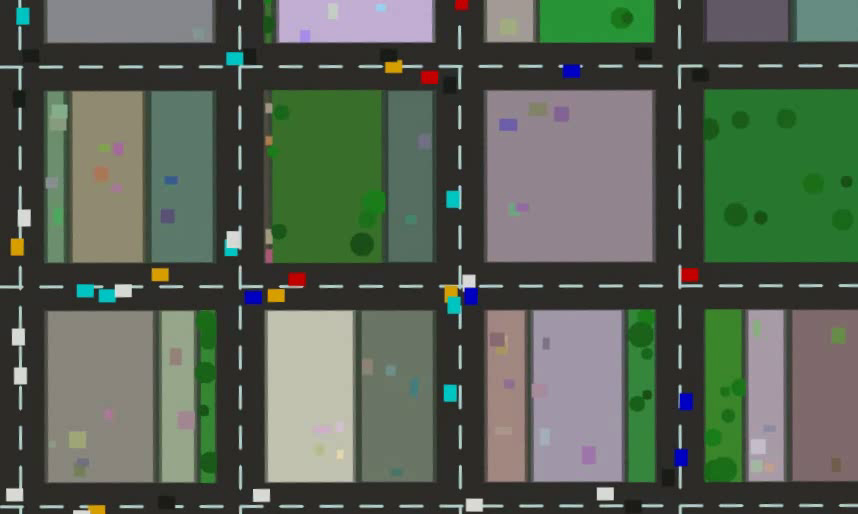
#> input picture frame 24 of _t.mp4, 858 x 514 px, given in place of shaky_drone.mp4, which was not available
$ python _sweep.py
#> lines starting #> are read from the running program, lines starting #| are printed output that depends on the picture; pictures that were not available may be replaced by others from this repository, and a replacement may not be noted
### drone_stabilizer/video_io.py
from __future__ import annotations

import cv2
import numpy as np
from pathlib import Path
from typing import Generator, Optional, Tuple


class VideoReader:
    def __init__(self, path: str | Path) -> None:
        self.path = str(path)
        self._cap = cv2.VideoCapture(self.path)
        if not self._cap.isOpened():
            raise IOError(f"Cannot open video: {self.path}")

    @property
    def fps(self) -> float:
        return self._cap.get(cv2.CAP_PROP_FPS)

    @property
    def frame_count(self) -> int:
        return int(self._cap.get(cv2.CAP_PROP_FRAME_COUNT))

    @property
    def width(self) -> int:
        return int(self._cap.get(cv2.CAP_PROP_FRAME_WIDTH))

    @property
    def height(self) -> int:
        return int(self._cap.get(cv2.CAP_PROP_FRAME_HEIGHT))

    @property
    def size(self) -> Tuple[int, int]:
        return self.width, self.height

    def read(self) -> Optional[np.ndarray]:
        ok, frame = self._cap.read()
#> frame is the input picture: shape (514, 858, 3); mean B, G, R 83.2, 97.3, 86.9
        return frame if ok else None

    # [7 lines left out: function frames, not called in this run]

    def seek(self, frame_idx: int) -> None:
        self._cap.set(cv2.CAP_PROP_POS_FRAMES, frame_idx)

    def close(self) -> None:
        self._cap.release()

    def __enter__(self) -> "VideoReader":
        return self

    def __exit__(self, *_) -> None:
        self.close()

    def __len__(self) -> int:
        return self.frame_count


class VideoWriter:
    # [12 lines left out: function __init__, not called in this run]

    def write(self, frame: np.ndarray) -> None:
        self._writer.write(frame)

    def close(self) -> None:
        self._writer.release()

    def __enter__(self) -> "VideoWriter":
        return self

    def __exit__(self, *_) -> None:
        self.close()

### tests/test_pipeline.py
"""
End-to-end + unit tests for the drone stabilizer.

Run with:  python -m pytest tests/ -v
       or:  python tests/test_pipeline.py   (standalone, no pytest needed)
"""
from __future__ import annotations

import os
import sys
import tempfile

import cv2
import numpy as np

sys.path.insert(0, os.path.dirname(os.path.dirname(os.path.abspath(__file__))))

from drone_stabilizer.config import Config
from drone_stabilizer.cropper import compute_warp_crop_region
from drone_stabilizer.estimator import estimate_trajectory
from drone_stabilizer.main import run
from drone_stabilizer.smoother import smooth_trajectory
from drone_stabilizer.utils import compose_homography, decompose_homography
from drone_stabilizer.video_io import VideoReader


# --------------------------------------------------------------------------- #
# Synthetic fixtures
# --------------------------------------------------------------------------- #

# [42 lines left out: functions make_textured_frame, make_shaky_video, not called in this run]


# --------------------------------------------------------------------------- #
# Helpers
# --------------------------------------------------------------------------- #

def measure_shakiness(path: str) -> float:
    """
    Estimate residual camera shake as the std-dev of frame-to-frame
    translation magnitude, measured with phase correlation.
    """
    mags = []
    with VideoReader(path) as r:
        prev = r.read()
        prev_g = cv2.cvtColor(prev, cv2.COLOR_BGR2GRAY).astype(np.float32)
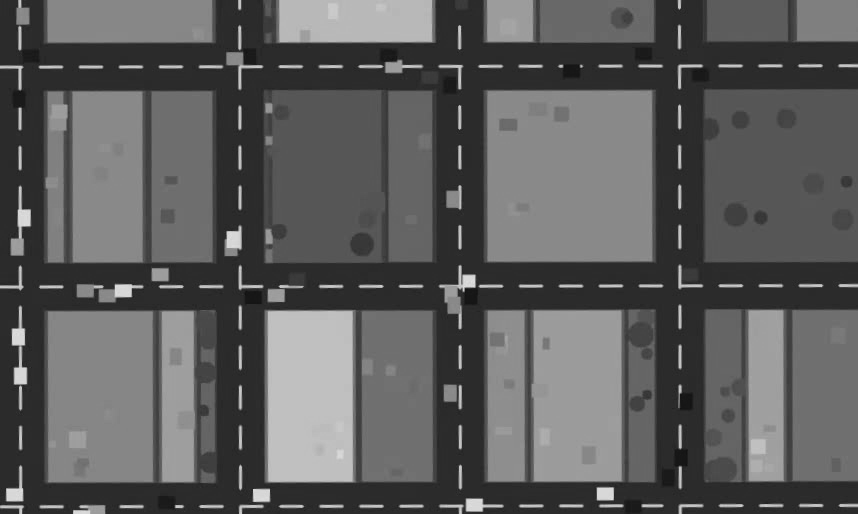
#> prev_g: shape (514, 858) float32; min 16, max 224, mean 92.5
        while True:
            f = r.read()
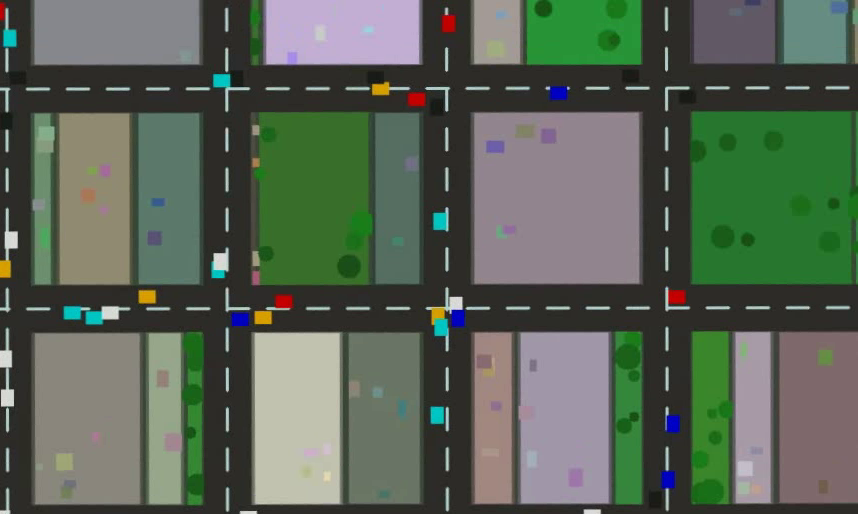
#> input picture frame 25 of _t.mp4, 858 x 514 px, given in place of shaky_drone.mp4, which was not available
#> in read, frame is the input picture: shape (514, 858, 3); mean B, G, R 85.7, 100.4, 89
            if f is None:
                break
            g = cv2.cvtColor(f, cv2.COLOR_BGR2GRAY).astype(np.float32)
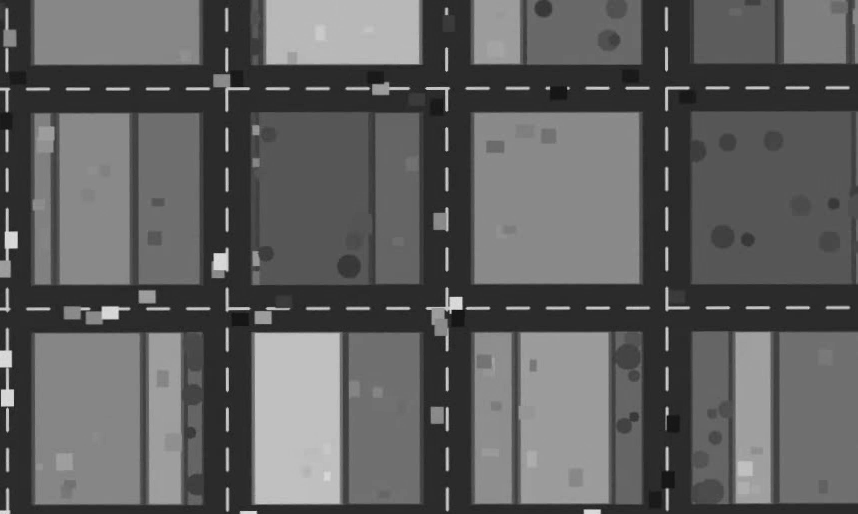
#> g: shape (514, 858) float32; min 14, max 228, mean 95.2
            # crop to common center region (output may be smaller after crop)
            (dx, dy), _ = cv2.phaseCorrelate(prev_g, g)
#> dx = -12.95; dy = 22.04
            mags.append(np.hypot(dx, dy))
            prev_g = g
    return float(np.std(mags))


# --------------------------------------------------------------------------- #
# Unit tests
# --------------------------------------------------------------------------- #

# [87 lines left out: functions test_homography_roundtrip, test_smoother_reduces_variance, test_crop_region_within_bounds, test_empty_trajectory_no_crash, test_end_to_end_reduces_shake, not called in this run]


# --------------------------------------------------------------------------- #
# Standalone runner
# --------------------------------------------------------------------------- #

# [22 lines that do not run on import are left out]

### _sweep.py
import sys
sys.path.insert(0, "tests")
from test_pipeline import measure_shakiness
from drone_stabilizer.config import Config
from drone_stabilizer.main import run
import io
from contextlib import redirect_stdout

IN = "shaky_drone.mp4"
b = measure_shakiness(IN)
print(f"before = {b:.2f}\n")

combos = [
    dict(measurement_noise_r=0.1, velocity_pan_threshold=3.0),
    dict(measurement_noise_r=0.1, velocity_pan_threshold=1e9),
    dict(measurement_noise_r=1.0, velocity_pan_threshold=3.0),
    dict(measurement_noise_r=1.0, velocity_pan_threshold=1e9),
    dict(measurement_noise_r=5.0, velocity_pan_threshold=3.0),
    dict(measurement_noise_r=5.0, velocity_pan_threshold=1e9),
]

for c in combos:
    cfg = Config(use_akaze=True, skip_vibration_filter=True, **c)
    with redirect_stdout(io.StringIO()):
        run(cfg, IN, "_t.mp4")
    a = measure_shakiness("_t.mp4")
    print(f"r={c['measurement_noise_r']:<4} pan_thr={c['velocity_pan_threshold']:<7} "
          f"after={a:6.2f}  reduction={100*(1-a/b):+.0f}%")

$ run again, starting later in the video
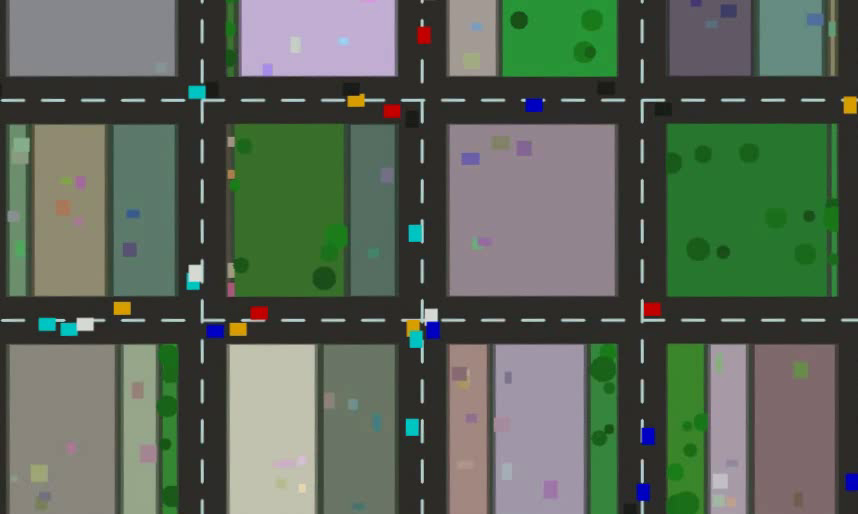
#> input picture frame 108 of _t.mp4, 858 x 514 px, given in place of shaky_drone.mp4, which was not available
#> in read, frame is the input picture: shape (514, 858, 3); mean B, G, R 86.7, 101.3, 89.8
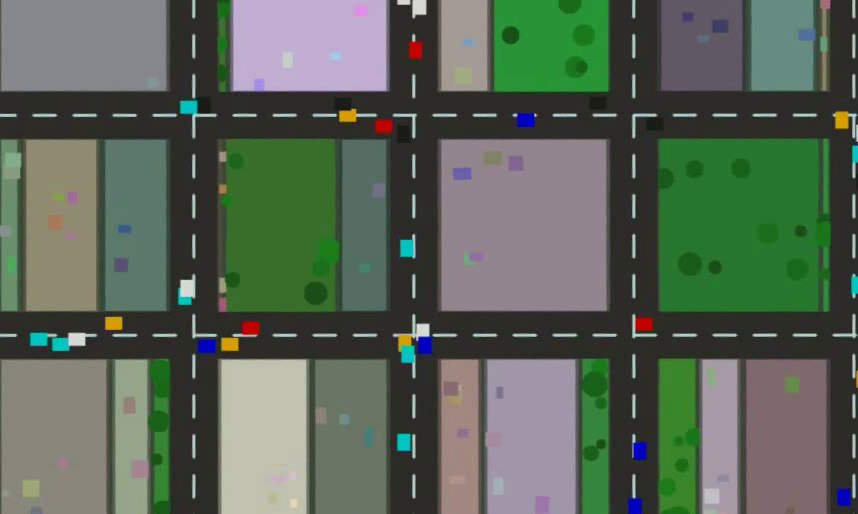
#> input picture frame 109 of _t.mp4, 858 x 514 px, given in place of shaky_drone.mp4, which was not available
#> in read, frame is the input picture: shape (514, 858, 3); mean B, G, R 87.2, 101.8, 89.8
#> in measure_shakiness, `g = cv2.cvtColor(f, cv2.COLOR_BGR2GRAY).astype(np.float32)`:
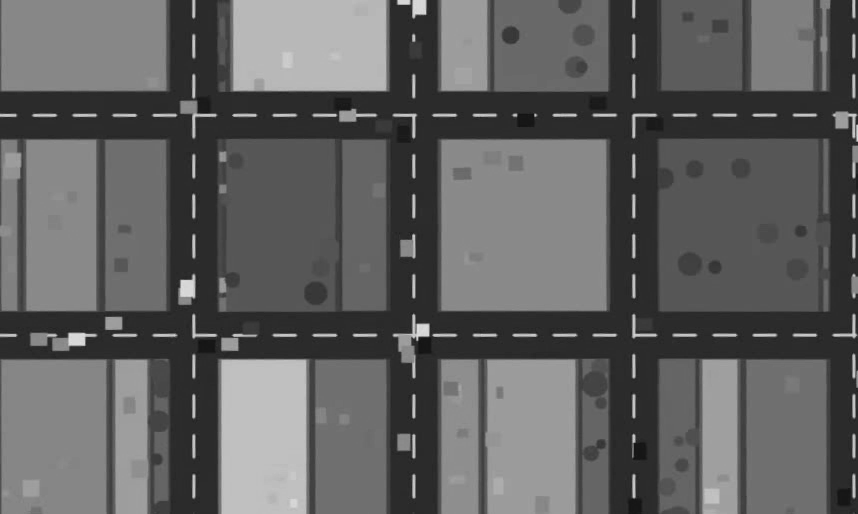
#> g: shape (514, 858) float32; min 16, max 223, mean 96.5
#> dx = -8.32; dy = 14.99

$ run again, starting later in the video
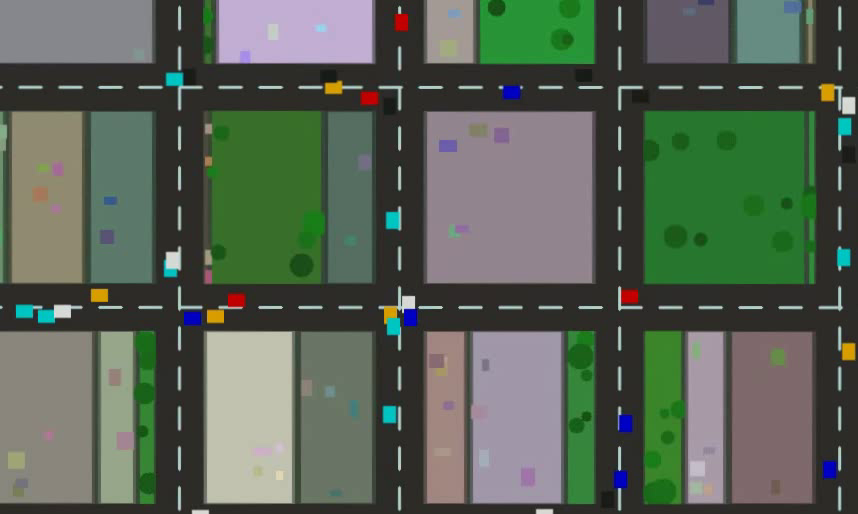
#> input picture frame 192 of _t.mp4, 858 x 514 px, given in place of shaky_drone.mp4, which was not available
#> in read, frame is the input picture: shape (514, 858, 3); mean B, G, R 84.7, 99.1, 88
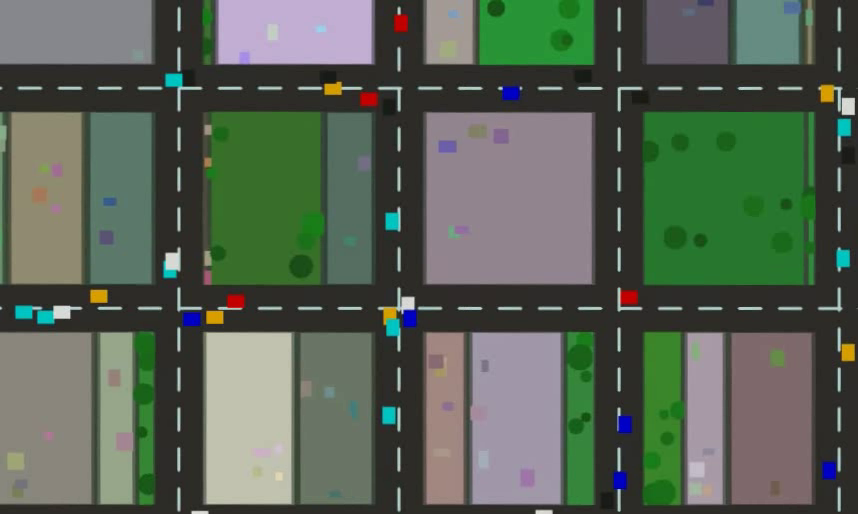
#> input picture frame 193 of _t.mp4, 858 x 514 px, given in place of shaky_drone.mp4, which was not available
#> in read, frame is the input picture: shape (514, 858, 3); mean B, G, R 84.6, 99.3, 87.8
#> in measure_shakiness, `g = cv2.cvtColor(f, cv2.COLOR_BGR2GRAY).astype(np.float32)`:
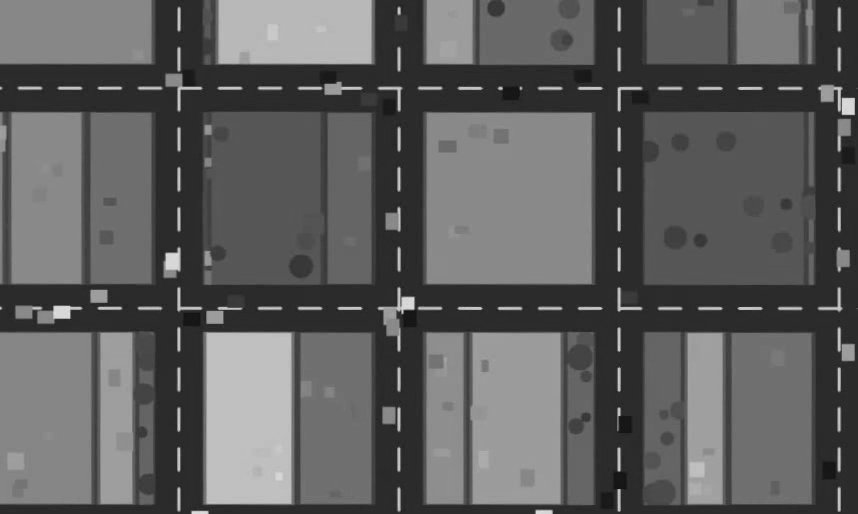
#> g: shape (514, 858) float32; min 15, max 224, mean 94.1
#> dx = -0.539; dy = 0.847
